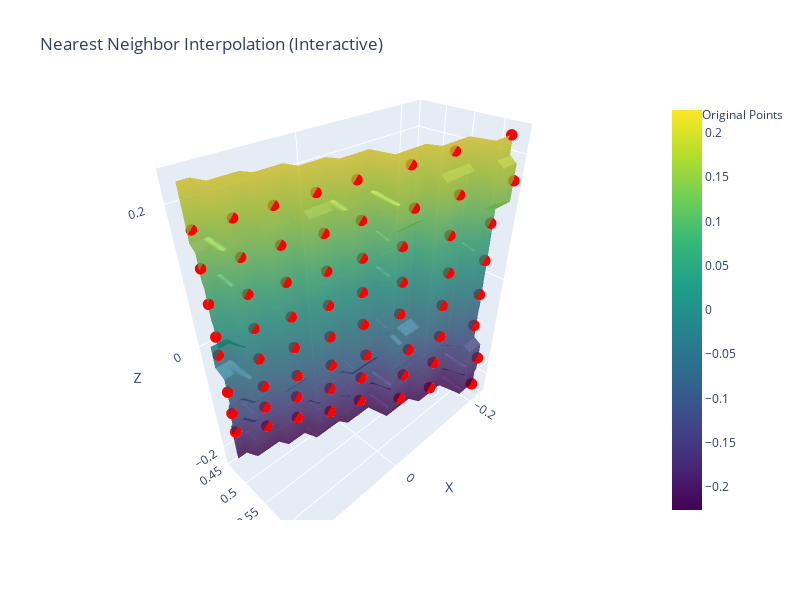

Notebook source saved alongside this figure:
### Code cell
# Nearest-neighbor interpolation setup
points = np.column_stack((x, z))
tree = cKDTree(points)

# Create interpolation grid
xi = np.linspace(min(x), max(x), 50)
zi = np.linspace(min(z), max(z), 50)
X, Z = np.meshgrid(xi, zi)
interp_points = np.c_[X.ravel(), Z.ravel()]

# Nearest neighbor interpolation
_, nn_indices = tree.query(interp_points)
Y_interp = y[nn_indices].reshape(X.shape)

# Create interactive plot with Plotly
fig = go.Figure()

# Interpolated surface
fig.add_trace(go.Surface(
    x=X, y=Y_interp, z=Z,
    colorscale='Viridis',
    opacity=0.8,
    name='Interpolated Surface'
))

# Original points
fig.add_trace(go.Scatter3d(
    x=x, y=y, z=z,
    mode='markers',
    marker=dict(size=4, color='red'),
    name='Original Points'
))

# Customize layout
fig.update_layout(
    title='Nearest Neighbor Interpolation (Interactive)',
    scene=dict(
        xaxis_title='X',
        yaxis_title='Y',
        zaxis_title='Z',
    ),
    width=800,
    height=600,
    showlegend=True
)

fig.show()

### Figure 1 — Plotly figure (JSON) as saved in the notebook; plotly's stock layout.template omitted (floating-point values rounded to 4 significant figures; data arrays with more than 128 entries replaced by an {"elided": "..."} marker saying what was removed)
{"data": [{"colorscale": [[0, "#440154"], [0.1111, "#482878"], [0.2222, "#3e4989"], [0.3333, "#31688e"], [0.4444, "#26828e"], [0.5556, "#1f9e89"], [0.6667, "#35b779"], [0.7778, "#6ece58"], [0.8889, "#b5de2b"], [1, "#fde725"]], "name": "Interpolated Surface", "opacity": 0.8, "type": "surface", "x": {"elided": "50x50 float values"}, "y": {"elided": "50x50 float values"}, "z": {"elided": "50x50 float values"}}, {"marker": {"color": "red", "size": 4}, "mode": "markers", "name": "Original Points", "type": "scatter3d", "x": [-0.2257, -0.1519, -0.08807, -0.02748, 0.02669, 0.07711, 0.1248, 0.1672, -0.2301, -0.155, -0.08931, -0.02785, 0.02729, 0.07838, 0.1266, 0.1709, -0.2224, -0.1531, -0.08689, -0.02792, 0.02737, 0.079, 0.1279, 0.172, -0.2224, -0.1542, -0.08732, -0.02791, 0.02737, 0.07964, 0.1289, 0.1729, -0.2222, -0.153, -0.08704, -0.028, 0.02736, 0.07954, 0.1289, 0.1649, -0.2219, -0.1533, -0.09001, -0.02827, 0.02733, 0.0795, 0.1288, 0.1723, -0.2269, -0.1517, -0.08892, -0.02773, 0.02699, 0.07807, 0.1266, 0.1703, -0.2259, -0.1512, -0.08813, -0.02752, 0.02686, 0.07723, 0.1248, 0.168], "y": [0.6226, 0.5868, 0.567, 0.5307, 0.5154, 0.4964, 0.482, 0.4614, 0.6348, 0.5988, 0.575, 0.538, 0.527, 0.5046, 0.4891, 0.4716, 0.6137, 0.5915, 0.5594, 0.5392, 0.5286, 0.5086, 0.494, 0.4746, 0.6135, 0.5957, 0.5621, 0.539, 0.5286, 0.5127, 0.4979, 0.477, 0.6132, 0.591, 0.5604, 0.5407, 0.5285, 0.512, 0.498, 0.455, 0.6123, 0.5922, 0.5795, 0.546, 0.5278, 0.5118, 0.4977, 0.4753, 0.6262, 0.5858, 0.5724, 0.5355, 0.5214, 0.5026, 0.4891, 0.4698, 0.6234, 0.5839, 0.5674, 0.5314, 0.5188, 0.4972, 0.4819, 0.4636], "z": [0.2257, 0.2127, 0.2055, 0.1924, 0.1868, 0.1799, 0.1747, 0.1672, 0.1643, 0.155, 0.1489, 0.1393, 0.1364, 0.1306, 0.1266, 0.1221, 0.09532, 0.09188, 0.08689, 0.08375, 0.08211, 0.079, 0.07673, 0.07373, 0.03176, 0.03084, 0.02911, 0.02791, 0.02737, 0.02655, 0.02578, 0.0247, -0.03175, -0.0306, -0.02901, -0.028, -0.02736, -0.02651, -0.02579, -0.02356, -0.09511, -0.09199, -0.09001, -0.0848, -0.08198, -0.0795, -0.07731, -0.07382, -0.1621, -0.1517, -0.1482, -0.1386, -0.135, -0.1301, -0.1266, -0.1216, -0.2259, -0.2116, -0.2056, -0.1926, -0.188, -0.1802, -0.1747, -0.168]}], "layout": {"height": 600, "scene": {"xaxis": {"title": {"text": "X"}}, "yaxis": {"title": {"text": "Y"}}, "zaxis": {"title": {"text": "Z"}}}, "showlegend": true, "title": {"text": "Nearest Neighbor Interpolation (Interactive)"}, "width": 800}}
